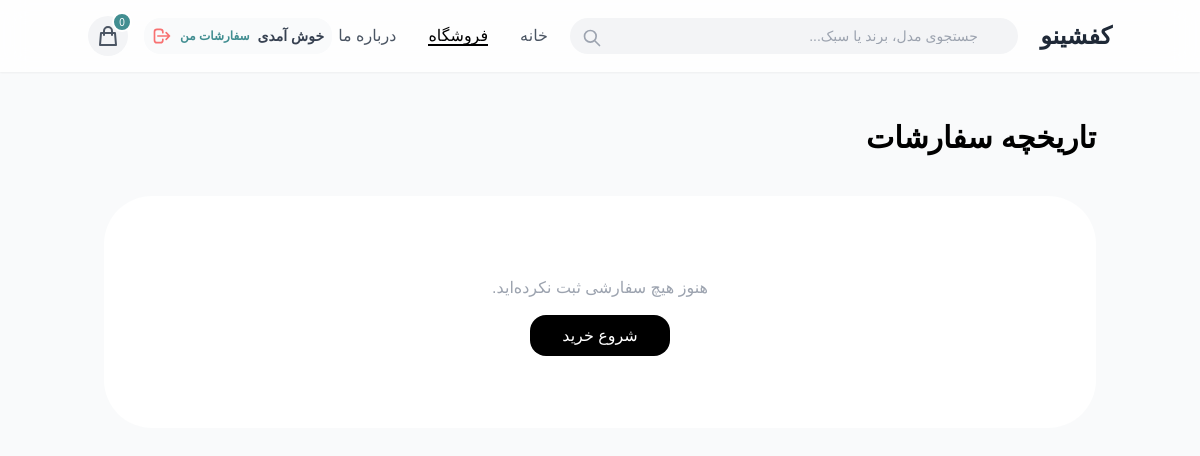
The app's page /orders/my-orders/ (signed in), older data.
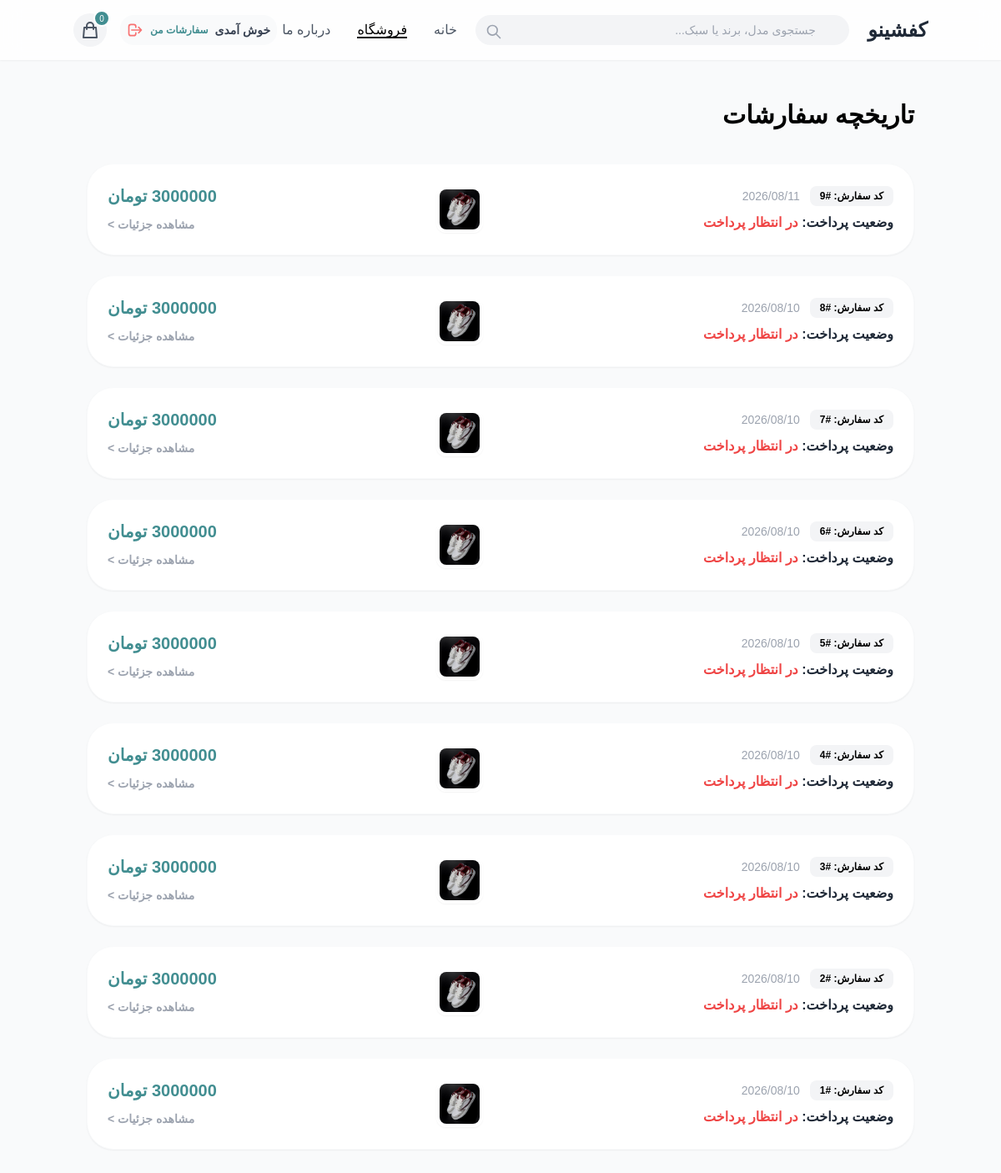
The same page, newer data.
### orders/models.py (models this page shows, shortened)
class Order(models.Model):
    user = models.ForeignKey(settings.AUTH_USER_MODEL, on_delete=models.CASCADE, related_name='orders', null=True, blank=True)
    first_name = models.CharField(max_length=50, verbose_name="نام")
    last_name = models.CharField(max_length=50, verbose_name="نام خانوادگی")
    phone = models.CharField(max_length=11, verbose_name="شماره تماس")
    address = models.TextField(verbose_name="آدرس دقیق")
    city = models.CharField(max_length=100, verbose_name="شهر")
    postal_code = models.CharField(max_length=10, verbose_name="کد پستی")
    created = models.DateTimeField(auto_now_add=True)
    updated = models.DateTimeField(auto_now=True)
    paid = models.BooleanField(default=False, verbose_name="وضعیت پرداخت")
    class Meta:
        ordering = ['-created']
        verbose_name = "سفارش"
        verbose_name_plural = "سفارش‌ها"
    def get_total_cost(self):
        return sum(item.get_cost() for item in self.items.all())

class OrderItem(models.Model):
    order = models.ForeignKey(Order, related_name='items', on_delete=models.CASCADE)
    product = models.ForeignKey(Product, related_name='order_items', on_delete=models.CASCADE)
    price = models.DecimalField(max_digits=10, decimal_places=0)
    quantity = models.PositiveIntegerField(default=1)
    size = models.CharField(max_length=10, null=True, blank=True) # ذخیره سایز در سفارش
    def get_cost(self):
        return self.price * self.quantity

### shop/models.py (models this page shows, shortened)
class Product(models.Model):
    sizes = models.ManyToManyField(Size, related_name='products', verbose_name="سایزهای موجود")
    category = models.ForeignKey(Category, related_name='products', on_delete=models.CASCADE)
    name = models.CharField(max_length=200, verbose_name="نام محصول")
    slug = models.SlugField(max_length=200, unique=True, allow_unicode=True)
    image = models.ImageField(upload_to='products/%Y/%m/%d/', verbose_name="تصویر اصلی")
    description = models.TextField(verbose_name="توضیحات")
    price = models.DecimalField(max_digits=10, decimal_places=0, verbose_name="قیمت (تومان)")
    available = models.BooleanField(default=True, verbose_name="موجود")
    created = models.DateTimeField(auto_now_add=True)
    updated = models.DateTimeField(auto_now=True)
    brand = models.ForeignKey(Brand, on_delete=models.CASCADE, related_name='products', null=True, blank=True, verbose_name="برند")
    class Meta:
        verbose_name = "محصول"
        verbose_name_plural = "محصولات"

### orders/views.py (the view)
# urls.py: path('my-orders/', views.user_orders, name='user_orders'),
@login_required
def user_orders(request):
    orders = request.user.orders.all()
    return render(request, 'orders/user_orders.html', {'orders': orders})

### cart/cart.py (called while the page is built)
    def __len__(self):
        return sum(item['quantity'] for item in self.cart.values())

### cart/context_processors.py (called while the page is built)
def cart(request):
    return {'cart': Cart(request)}

### orders/templates/orders/user_orders.html (shortened to what this page needs)
{% extends "shop/base.html" %}
{% block content %}
<div class="container mx-auto px-4 py-12 max-w-5xl">
    <h1 class="text-3xl font-black mb-10 text-right">تاریخچه سفارشات</h1>
    {% if orders %}
    <div class="space-y-6">
        {% for order in orders %}
        <div class="bg-white rounded-[2rem] p-6 shadow-sm border border-gray-50 flex flex-col md:flex-row justify-between items-center gap-6">
            <div class="text-right">
                <div class="flex items-center gap-3 mb-2">
                    <span class="bg-gray-100 px-3 py-1 rounded-lg text-xs font-bold">کد سفارش: #{{ order.id }}</span>
                    <span class="text-sm text-gray-400">{{ order.created|date:"Y/m/d" }}</span>
                </div>
                <p class="font-bold text-gray-800">وضعیت پرداخت:
                    {% if order.paid %}
                        <span class="text-green-500">پرداخت شده</span>
                    {% else %}
                        <span class="text-red-500">در انتظار پرداخت</span>
                    {% endif %}
                </p>
            </div>
            <div class="flex -space-x-4 flex-row-reverse">
                {% for item in order.items.all %}
                <img src="{{ item.product.image.url }}" class="w-14 h-14 rounded-xl border-4 border-white shadow-sm object-cover">
                {% endfor %}
            </div>
            <div class="text-left">
                <p class="text-xl font-black text-[#428e91] mb-2">{{ order.get_total_cost }} تومان</p>
                <a href="#" class="text-sm font-bold text-gray-400 hover:text-black transition">مشاهده جزئیات ></a>
            </div>
        </div>
        {% endfor %}
    </div>
    {% else %}
    <div class="text-center py-20 bg-white rounded-[3rem]">
        <p class="text-gray-400 mb-6">هنوز هیچ سفارشی ثبت نکرده‌اید.</p>
        <a href="{% url 'shop:product_list' %}" class="bg-black text-white px-8 py-3 rounded-2xl">شروع خرید</a>
    </div>
    {% endif %}
</div>
{% endblock %}

### shop/templates/shop/base.html (shortened to what this page needs)
{% load static %}
<!DOCTYPE html>
<html lang="fa" dir="rtl">
<head>
    <script src="https://cdn.tailwindcss.com"></script>
</head>
<body class="bg-gray-50">
    <header class="bg-white/80 backdrop-blur-md sticky top-0 z-50 p-4 shadow-sm">
        <div class="container mx-auto flex justify-between items-center">
            <div class="text-2xl font-black text-gray-800">کفشینو</div>
             <form action="{% url 'shop:product_list' %}" method="get" class="relative flex-1 max-w-md mx-4">
            <input type="text" name="query" placeholder="جستجوی مدل، برند یا سبک..."
                   class="w-full bg-gray-100 border-none rounded-full py-2 px-10 focus:ring-2 focus:ring-[#428e91] outline-none text-sm"
                   value="{{ request.GET.query }}">
            <button type="submit" class="absolute left-3 top-2.5 text-gray-400 hover:text-[#428e91]">
                <svg xmlns="http://www.w3.org/2000/svg" class="h-5 w-5" fill="none" viewBox="0 0 24 24" stroke="currentColor">
                    <path stroke-linecap="round" stroke-linejoin="round" stroke-width="2" d="M21 21l-6-6m2-5a7 7 0 11-14 0 7 7 0 0114 0z" />
                </svg>
            </button>
        </form>
            <nav>
                <ul class="flex gap-8 text-gray-600 font-medium">
                    <li><a href="/" class="hover:text-black">خانه</a></li>
                    <li><a href="/" class="text-black border-b-2 border-black">فروشگاه</a></li>
                    <li><a href="{% url 'shop:about_us' %}" class="hover:text-[#428e91] transition">درباره ما</a></li>
                </ul>
            </nav>
            <div class="flex items-center gap-4">
    {% if request.user.is_authenticated %}
        <div class="flex items-center gap-2 bg-gray-50 p-2 rounded-2xl">
            <span class="text-sm font-bold text-gray-700">{{ request.user.first_name }} خوش آمدی</span>
            <a href="{% url 'orders:user_orders' %}" class="text-xs text-[#428e91] font-bold">سفارشات من</a>
            <a href="{% url 'account:logout' %}" class="text-red-400 hover:text-red-600">
                <svg xmlns="http://www.w3.org/2000/svg" class="h-5 w-5" fill="none" viewBox="0 0 24 24" stroke="currentColor">
                    <path stroke-linecap="round" stroke-linejoin="round" stroke-width="2" d="M17 16l4-4m0 0l-4-4m4 4H7m6 4v1a3 3 0 01-3 3H6a3 3 0 01-3-3V7a3 3 0 013-3h4a3 3 0 013 3v1" />
                </svg>
            </a>
        </div>
    {% else %}
        <a href="{% url 'account:login' %}" class="bg-black text-white px-6 py-2 rounded-full text-sm font-bold hover:bg-[#428e91] transition">
            ورود / ثبت‌نام
        </a>
    {% endif %}
    <a href="{% url 'cart:cart_detail' %}" class="relative p-2 bg-gray-100 rounded-full text-gray-600 hover:bg-black hover:text-white transition">
        <svg xmlns="http://www.w3.org/2000/svg" class="h-6 w-6" fill="none" viewBox="0 0 24 24" stroke="currentColor"><path stroke-linecap="round" stroke-linejoin="round" stroke-width="2" d="M16 11V7a4 4 0 00-8 0v4M5 9h14l1 12H4L5 9z" /></svg>
        <span class="absolute -top-1 -right-1 bg-[#428e91] text-white text-[10px] w-5 h-5 flex items-center justify-center rounded-full border-2 border-white">
            {{ cart|length }}
        </span>
    </a>
</div>
        </div>
    </header>
    {% block content %}{% endblock %}
</body>
</html>

### shop/templates/shop/base.html (style rules this page uses)
body { font-family: 'Vazir', sans-serif; }

Row changes from the older to the newer data that the page shows:
added Order: id "9", created "2026/08/11", paid "در انتظار پرداخت", get_total_cost "3000000"
added OrderItem: product.image (picture), shown under "9"
added Order: id "8", created "2026/08/10", paid "در انتظار پرداخت", get_total_cost "3000000"
added OrderItem: product.image (picture), shown under "8"
added Order: id "7", created "2026/08/10", paid "در انتظار پرداخت", get_total_cost "3000000"
added OrderItem: product.image (picture), shown under "7"
added Order: id "6", created "2026/08/10", paid "در انتظار پرداخت", get_total_cost "3000000"
added OrderItem: product.image (picture), shown under "6"
added Order: id "5", created "2026/08/10", paid "در انتظار پرداخت", get_total_cost "3000000"
added OrderItem: product.image (picture), shown under "5"
added Order: id "4", created "2026/08/10", paid "در انتظار پرداخت", get_total_cost "3000000"
added OrderItem: product.image (picture), shown under "4"
added Order: id "3", created "2026/08/10", paid "در انتظار پرداخت", get_total_cost "3000000"
added OrderItem: product.image (picture), shown under "3"
added Order: id "2", created "2026/08/10", paid "در انتظار پرداخت", get_total_cost "3000000"
added OrderItem: product.image (picture), shown under "2"
added Order: id "1", created "2026/08/10", paid "در انتظار پرداخت", get_total_cost "3000000"
added OrderItem: product.image (picture), shown under "1"
Text that changed along with them:
text no longer shown: "هنوز هیچ سفارشی ثبت نکرده‌اید. شروع خرید"
